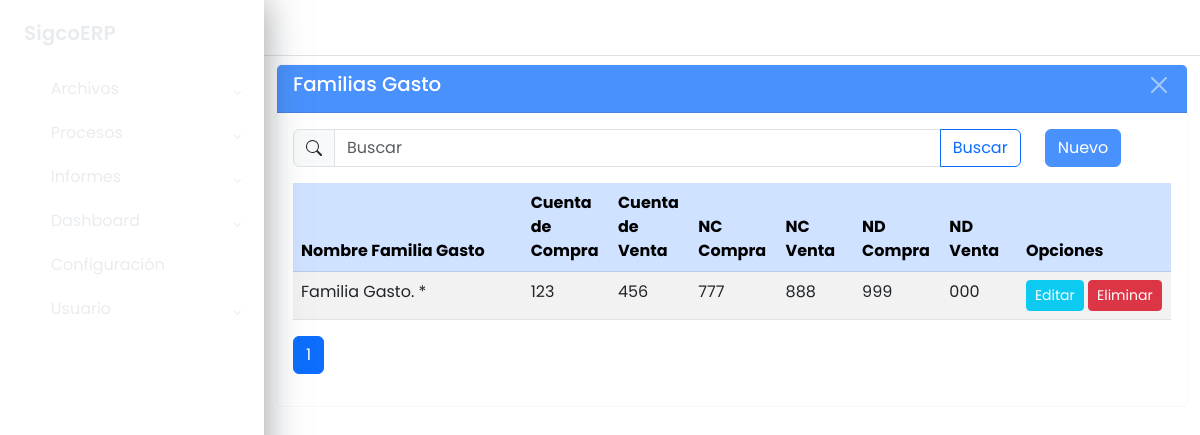
Screenshot of /maestros/clas_gasto/listar/ with the database file from the repository.
### apps/maestros/models/models_base.py (models this page shows, shortened)
class ClasGasto(ModeloBaseGenerico):
	id_clas_gasto = models.AutoField(primary_key=True)
	nombre_familia_gasto = models.CharField("Nombre Familia Gasto", max_length=50,
											null=True, blank=True)
	cta_compra = models.CharField("Cuenta de Compra", max_length=12, null=True,
								  blank=True)
	cta_venta = models.CharField("Cuenta de Venta", max_length=12, null=True,
								 blank=True)
	nc_compra = models.CharField("NC Compra", max_length=12, null=True,
								 blank=True)
	nc_venta = models.CharField("NC Venta", max_length=12, null=True,
								blank=True)
	nd_compra = models.CharField("ND Compra", max_length=12, null=True,
								 blank=True)
	nd_venta = models.CharField("ND Venta", max_length=12, null=True,
								blank=True)
	class Meta:
		db_table = 'sgc_clas_gasto'
		verbose_name = ('Familia Gasto')
		verbose_name_plural = ('Familias Gasto')
		ordering = ['nombre_familia_gasto']

### apps/maestros/views/clas_gasto_views.py (the view)
class ClasGastoListView(GenericListView):
	model = modelo
	context_object_name = 'datos'
	template_name = f"maestros/{url_list}.html"
	cadena_filtro = "Q(nombre_familia_gasto__icontains=text) | \
					 Q(cta_compra__icontains=text) | \
					 Q(cta_venta__icontains=text)"
	extra_context = {
		"titulo": model._meta.verbose_name_plural,
		"url_inicio": url_home,
		"url_create": url_create,
		"url_update": url_update,
		"url_delete": url_delete
	}

### apps/maestros/views/cruds_views_generics.py (called while the page is built)
    def get_queryset(self):
        queryset = super().get_queryset()
        text = self.request.GET.get('buscar', '')
        if text and self.cadena_filtro:
            queryset = queryset.filter(eval(self.cadena_filtro))
        return queryset

    def get_context_data(self, **kwargs):
        context = super().get_context_data(**kwargs)
        context["buscar"] = self.request.GET.get('buscar', '')
        return context

### apps/maestros/templates/maestros/clas_gasto_list.html (shortened to what this page needs)
{% extends 'base.html' %}
{% block main %}
	<div class="wrapper">
		{% block sidebar %}
			{% include 'sidebar.html' %}
		{% endblock sidebar %}
		{% block maincomponent %}
			<div class="main">
				{% block buttonsidebartoggle %}
					{% include 'buttonsidebartoggle.html' %}
				{% endblock buttonsidebartoggle %}
				{% block principalcomponent %}
					<div class="container-fluid">
						<div class="card border-light mb-3 mt-2">
							<div class="card-header text-white bg-primary opacity-75 d-flex
									justify-content-between">
								<h3>{{ titulo }}</h3>
								<button type="button" class="btn-close btn-close-white"
									aria-label="Close"
									onclick="window.location.href='{% url url_inicio %}'">
								</button>
							</div>
							<div class="card-body">
								<div class="row">
									<div class="col col-10">
										<form method="get">
											<div class="input-group flex-nowrap">
												<span class="input-group-text">
												</span>
												<input type="text" class="form-control" name="buscar"
													value="{{ buscar }}" placeholder="Buscar"
													autocomplete="off">
												<button class="btn btn-outline-primary">
													Buscar
												</button>
											</div>
										</form>
									</div>
									<div class="col col-2">
										<a href="{% url url_create %}"
												class="btn btn-primary opacity-75">
											Nuevo
										</a>
									</div>
								</div>
								<div class="table-responsive mt-3">
									<table class="table table-striped">
										<thead class="table-primary">
											<tr>
												<th class="col-3">Nombre Familia Gasto</th>
												<th class="col-1">Cuenta de Compra</th>
												<th class="col-1">Cuenta de Venta</th>
												<th class="col-1">NC Compra</th>
												<th class="col-1">NC Venta</th>
												<th class="col-1">ND Compra</th>
												<th class="col-1">ND Venta</th>
												<th class="col-2">Opciones</th>
											</tr>
										</thead>
										<tbody>
											{% for dato in datos %}
												<tr>
													<td>{{ dato.nombre_familia_gasto }}</td>
													<td>{{ dato.cta_compra }}</td>
													<td>{{ dato.cta_venta }}</td>
													<td>{{ dato.nc_compra }}</td>
													<td>{{ dato.nc_venta }}</td>
													<td>{{ dato.nd_compra }}</td>
													<td>{{ dato.nd_venta }}</td>
													<td>
														<a href="{% url url_update dato.pk %}"
																class="btn btn-info text-white btn-sm">
															Editar
														</a>
														<a href="{% url url_delete dato.pk %}"
																class="btn btn-danger text-white btn-sm">
															Eliminar
														</a>
													</td>
												</tr>
											{% endfor %}
										</tbody>
									</table>
									{% block paginador %}
										{% include 'paginador.html' %}
									{% endblock %}
								</div>
							</div>
						</div>
					</div>
				{% endblock principalcomponent %}
			</div>
		{% endblock maincomponent %}
	</div>
{% endblock main %}

### static/css/style.css (style rules this page uses)
body { font-family: 'Poppins', sans-serif; margin: 0; background-image: url("../img/background-image.jpg"); background-repeat: no-repeat; background-position: center bottom; background-size: cover; }
h3 { font-size: 1.2375rem; color: #FFF; }
.wrapper { align-items: stretch; display: flex; width: 100%; }
.main { display: flex; flex-direction: column; min-height: 100vh; width: 100%; overflow: hidden; transition: all 0.35s ease-in-out; }

### rows the page displays
ClasGasto: nombre_familia_gasto "Familia Gasto. *", cta_compra "123", cta_venta "456", nc_compra "777", nc_venta "888", nd_compra "999", nd_venta "000"

### other values shown
{{ titulo }} "Familias Gasto"
{{ i }} "1"
